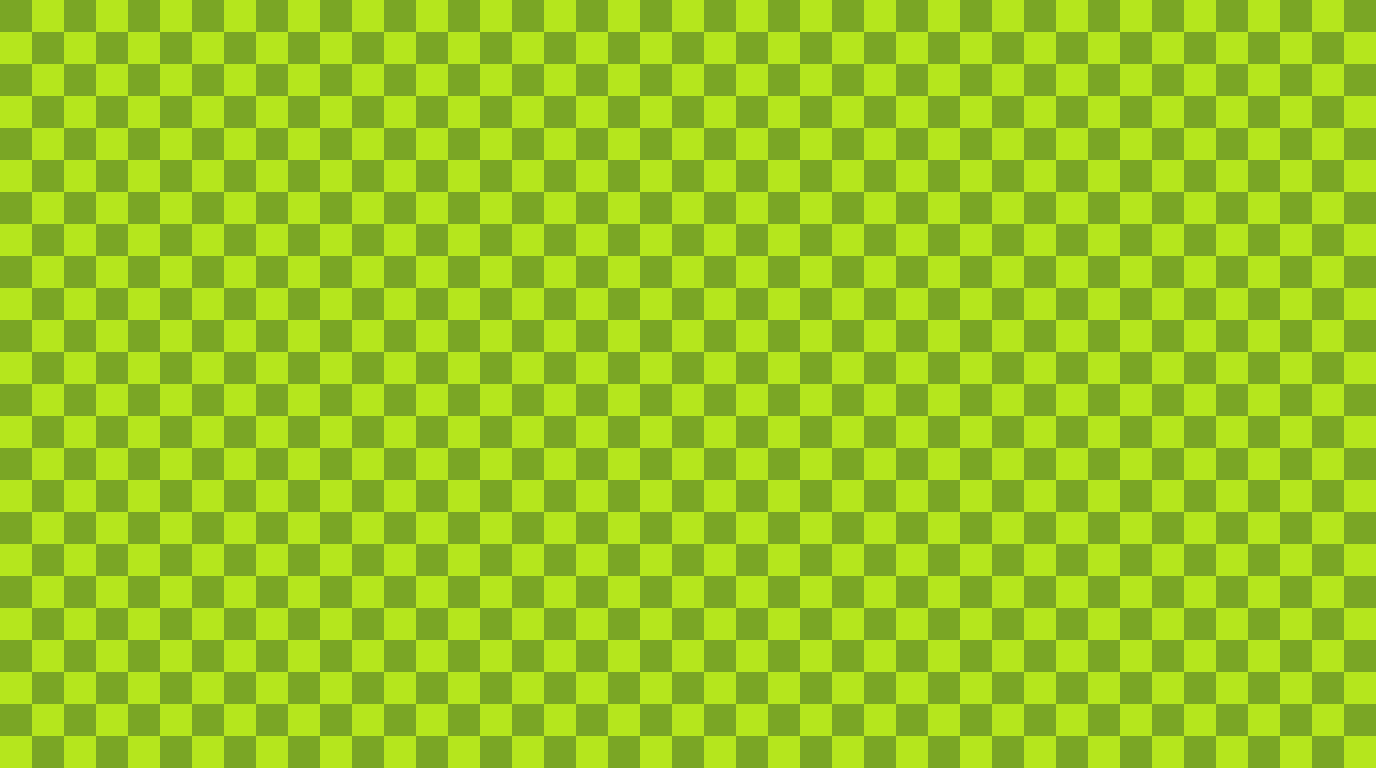

Tiled map render using the project's own tile images. Description and the whole map definition, tile-layer contents included, below:
An orthogonal 43x24 tile map with 32x32 px tiles, 1 tile layer (Tile Layer 1).

<map version="1.10" tiledversion="1.11.2" orientation="orthogonal" renderorder="right-down" width="43" height="24" tilewidth="32" tileheight="32" infinite="0" nextlayerid="2" nextobjectid="1">
 <tileset firstgid="1" source="Test.tsx" />
 <layer id="1" name="Tile Layer 1" width="43" height="24">
  <data encoding="csv">
1,2,1,2,1,2,1,2,1,2,1,2,1,2,1,2,1,2,1,2,1,2,1,2,1,2,1,2,1,2,1,2,1,2,1,2,1,2,1,2,1,2,1,
2,1,2,1,2,1,2,1,2,1,2,1,2,1,2,1,2,1,2,1,2,1,2,1,2,1,2,1,2,1,2,1,2,1,2,1,2,1,2,1,2,1,2,
1,2,1,2,1,2,1,2,1,2,1,2,1,2,1,2,1,2,1,2,1,2,1,2,1,2,1,2,1,2,1,2,1,2,1,2,1,2,1,2,1,2,1,
2,1,2,1,2,1,2,1,2,1,2,1,2,1,2,1,2,1,2,1,2,1,2,1,2,1,2,1,2,1,2,1,2,1,2,1,2,1,2,1,2,1,2,
1,2,1,2,1,2,1,2,1,2,1,2,1,2,1,2,1,2,1,2,1,2,1,2,1,2,1,2,1,2,1,2,1,2,1,2,1,2,1,2,1,2,1,
2,1,2,1,2,1,2,1,2,1,2,1,2,1,2,1,2,1,2,1,2,1,2,1,2,1,2,1,2,1,2,1,2,1,2,1,2,1,2,1,2,1,2,
1,2,1,2,1,2,1,2,1,2,1,2,1,2,1,2,1,2,1,2,1,2,1,2,1,2,1,2,1,2,1,2,1,2,1,2,1,2,1,2,1,2,1,
2,1,2,1,2,1,2,1,2,1,2,1,2,1,2,1,2,1,2,1,2,1,2,1,2,1,2,1,2,1,2,1,2,1,2,1,2,1,2,1,2,1,2,
1,2,1,2,1,2,1,2,1,2,1,2,1,2,1,2,1,2,1,2,1,2,1,2,1,2,1,2,1,2,1,2,1,2,1,2,1,2,1,2,1,2,1,
2,1,2,1,2,1,2,1,2,1,2,1,2,1,2,1,2,1,2,1,2,1,2,1,2,1,2,1,2,1,2,1,2,1,2,1,2,1,2,1,2,1,2,
1,2,1,2,1,2,1,2,1,2,1,2,1,2,1,2,1,2,1,2,1,2,1,2,1,2,1,2,1,2,1,2,1,2,1,2,1,2,1,2,1,2,1,
2,1,2,1,2,1,2,1,2,1,2,1,2,1,2,1,2,1,2,1,2,1,2,1,2,1,2,1,2,1,2,1,2,1,2,1,2,1,2,1,2,1,2,
1,2,1,2,1,2,1,2,1,2,1,2,1,2,1,2,1,2,1,2,1,2,1,2,1,2,1,2,1,2,1,2,1,2,1,2,1,2,1,2,1,2,1,
2,1,2,1,2,1,2,1,2,1,2,1,2,1,2,1,2,1,2,1,2,1,2,1,2,1,2,1,2,1,2,1,2,1,2,1,2,1,2,1,2,1,2,
1,2,1,2,1,2,1,2,1,2,1,2,1,2,1,2,1,2,1,2,1,2,1,2,1,2,1,2,1,2,1,2,1,2,1,2,1,2,1,2,1,2,1,
2,1,2,1,2,1,2,1,2,1,2,1,2,1,2,1,2,1,2,1,2,1,2,1,2,1,2,1,2,1,2,1,2,1,2,1,2,1,2,1,2,1,2,
1,2,1,2,1,2,1,2,1,2,1,2,1,2,1,2,1,2,1,2,1,2,1,2,1,2,1,2,1,2,1,2,1,2,1,2,1,2,1,2,1,2,1,
2,1,2,1,2,1,2,1,2,1,2,1,2,1,2,1,2,1,2,1,2,1,2,1,2,1,2,1,2,1,2,1,2,1,2,1,2,1,2,1,2,1,2,
1,2,1,2,1,2,1,2,1,2,1,2,1,2,1,2,1,2,1,2,1,2,1,2,1,2,1,2,1,2,1,2,1,2,1,2,1,2,1,2,1,2,1,
2,1,2,1,2,1,2,1,2,1,2,1,2,1,2,1,2,1,2,1,2,1,2,1,2,1,2,1,2,1,2,1,2,1,2,1,2,1,2,1,2,1,2,
1,2,1,2,1,2,1,2,1,2,1,2,1,2,1,2,1,2,1,2,1,2,1,2,1,2,1,2,1,2,1,2,1,2,1,2,1,2,1,2,1,2,1,
2,1,2,1,2,1,2,1,2,1,2,1,2,1,2,1,2,1,2,1,2,1,2,1,2,1,2,1,2,1,2,1,2,1,2,1,2,1,2,1,2,1,2,
1,2,1,2,1,2,1,2,1,2,1,2,1,2,1,2,1,2,1,2,1,2,1,2,1,2,1,2,1,2,1,2,1,2,1,2,1,2,1,2,1,2,1,
2,1,2,1,2,1,2,1,2,1,2,1,2,1,2,1,2,1,2,1,2,1,2,1,2,1,2,1,2,1,2,1,2,1,2,1,2,1,2,1,2,1,2
</data>
 </layer>
</map>